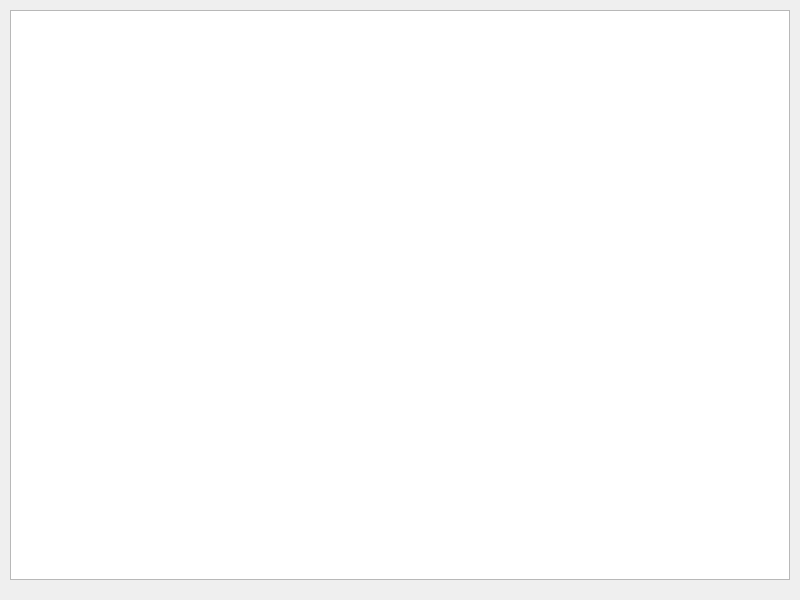
<?xml version="1.0" encoding="UTF-8"?>
<ui version="4.0">
 <class>GameWindow</class>
 <widget class="QMainWindow" name="GameWindow">
  <property name="geometry">
   <rect>
    <x>0</x>
    <y>0</y>
    <width>800</width>
    <height>600</height>
   </rect>
  </property>
  <property name="windowTitle">
   <string>BusDestroyer2000</string>
  </property>
  <widget class="QWidget" name="centralwidget">
   <property name="mouseTracking">
    <bool>false</bool>
   </property>
   <layout class="QVBoxLayout" name="verticalLayout">
    <property name="spacing">
     <number>10</number>
    </property>
    <property name="sizeConstraint">
     <enum>QLayout::SetDefaultConstraint</enum>
    </property>
    <property name="leftMargin">
     <number>10</number>
    </property>
    <property name="topMargin">
     <number>10</number>
    </property>
    <property name="rightMargin">
     <number>10</number>
    </property>
    <property name="bottomMargin">
     <number>20</number>
    </property>
    <item>
     <widget class="QGraphicsView" name="graphicsView">
      <property name="maximumSize">
       <size>
        <width>16777215</width>
        <height>16777215</height>
       </size>
      </property>
      <property name="autoFillBackground">
       <bool>false</bool>
      </property>
      <property name="verticalScrollBarPolicy">
       <enum>Qt::ScrollBarAlwaysOff</enum>
      </property>
      <property name="horizontalScrollBarPolicy">
       <enum>Qt::ScrollBarAlwaysOff</enum>
      </property>
     </widget>
    </item>
   </layout>
  </widget>
  <widget class="QMenuBar" name="menubar">
   <property name="geometry">
    <rect>
     <x>0</x>
     <y>0</y>
     <width>800</width>
     <height>21</height>
    </rect>
   </property>
  </widget>
 </widget>
 <resources/>
 <connections/>
</ui>
